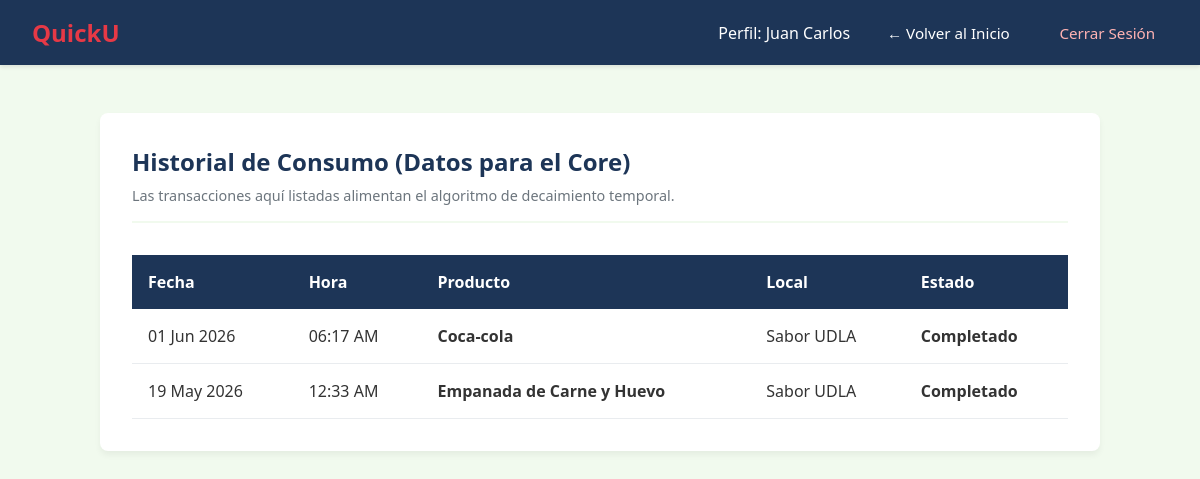
The app's page /historial/ (signed in), older data.
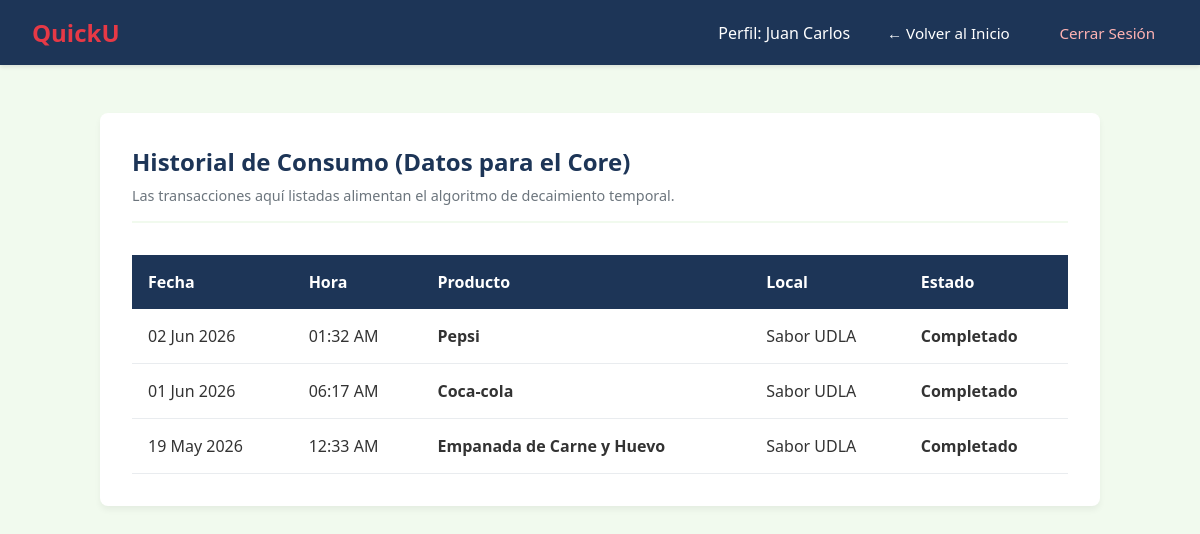
The same page, newer data.
### motor_quicku/models.py (models this page shows, shortened)
class DetallePedido(models.Model):
    id_pedido = models.ForeignKey(Pedido, on_delete=models.CASCADE)
    id_producto = models.ForeignKey(Producto, on_delete=models.CASCADE)
    cantidad = models.IntegerField()

class Pedido(models.Model):
    id_local = models.ForeignKey(Local, on_delete=models.CASCADE)
    id_usuario = models.ForeignKey(Usuario, on_delete=models.CASCADE)
    fecha_hora = models.DateTimeField(auto_now_add=True)
    total = models.DecimalField(max_digits=8, decimal_places=2, default=0.00)

class Producto(models.Model):
    id_local = models.ForeignKey(Local, on_delete=models.CASCADE)
    nombre = models.CharField(max_length=100)
    precio_base = models.DecimalField(max_digits=6, decimal_places=2) # Usamos Decimal para dinero en vez de float
    categoria = models.CharField(max_length=50)

class Local(models.Model):
    id_usuario = models.ForeignKey(Usuario, on_delete=models.CASCADE)
    nombre = models.CharField(max_length=100)
    ubicacion = models.CharField(max_length=150)
    estado_active = models.BooleanField(default=True) # bool estadoApertura en el diagrama

### motor_quicku/views.py (the view)
# urls.py: path('historial/', views.historial_consumo, name='historial'),
def historial_consumo(request):
    usuario_id = request.session.get('usuario_id')
    if not usuario_id:
        return redirect('login')
    usuario_actual = Usuario.objects.get(id=usuario_id)
    historial_detalles = DetallePedido.objects.filter(
        id_pedido__id_usuario=usuario_actual
    ).order_by('-id_pedido__fecha_hora')
    contexto = {
        'detalles': historial_detalles,
        'usuario': usuario_actual
    }
    return render(request, 'motor_quicku/historial.html', contexto)

### motor_quicku/templates/motor_quicku/historial.html (shortened to what this page needs)
{% load static %}
<!DOCTYPE html>
<html lang="es">
<head>
    <link rel="stylesheet" href="{% static 'scss/css/styles.css' %}">
</head>
<body class="quicku-app">
    <header class="app-header">
        <nav class="app-header__nav">
            <h1 class="app-header__logo">QuickU</h1>
            <div class="app-header__actions">
                <span class="app-header__user">Perfil: {{ usuario.nombre }}</span>
                <a href="{% url 'home' %}" class="app-header__link">← Volver al Inicio</a>
                <a href="{% url 'logout' %}" class="app-header__link app-header__link--logout">Cerrar Sesión</a>
            </div>
        </nav>
    </header>
    <main class="history-dashboard">
        <section class="history-section">
            <header class="history-section__header">
                <h2>Historial de Consumo (Datos para el Core)</h2>
                <p>Las transacciones aquí listadas alimentan el algoritmo de decaimiento temporal.</p>
            </header>
            <article class="history-section__table-container">
                <table class="history-table">
                    <thead class="history-table__head">
                        <tr>
                            <th>Fecha</th>
                            <th>Hora</th>
                            <th>Producto</th>
                            <th>Local</th>
                            <th>Estado</th>
                        </tr>
                    </thead>
                    <tbody class="history-table__body">
                        {% for detalle in detalles %}
                        <tr class="history-table__row">
                            <td>{{ detalle.id_pedido.fecha_hora|date:"d M Y" }}</td>
                            <td>{{ detalle.id_pedido.fecha_hora|time:"h:i A" }}</td>
                            <td><strong>{{ detalle.id_producto.nombre }}</strong></td>
                            <td>{{ detalle.id_producto.id_local.nombre }}</td>
                            <td class="history-table__status">Completado</td>
                        </tr>
                        {% empty %}
                        <tr>
                            <td colspan="5" class="history-table__empty">No hay pedidos registrados aún.</td>
                        </tr>
                        {% endfor %}
                    </tbody>
                </table>
            </article>
        </section>
    </main>
</body>
</html>

Row changes from the older to the newer data that the page shows:
added DetallePedido: id_pedido.fecha_hora "02 Jun 2026", id_pedido.fecha_hora "01:32 AM", id_producto.nombre "Pepsi", id_producto.id_local.nombre "Sabor UDLA"
